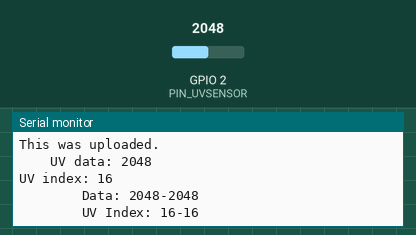
The sketch below on a simulated ESP32. Parts: the last lines printed to the serial monitor. The test bench sets the inputs (shaded band); at power-on: GPIO 2 (PIN_UVSENSOR) = 2048.

Above: at 1.4 s.
1.5 s: GPIO 2 (PIN_UVSENSOR) set to 2866
At 1.77 s:
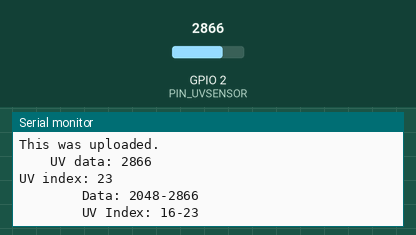
3.0 s: GPIO 2 (PIN_UVSENSOR) set to 3603
At 3.19 s:
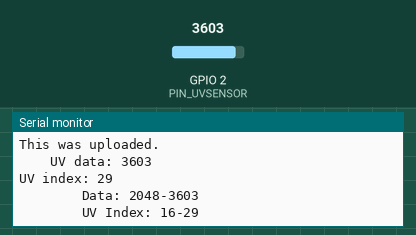
Timing chart, 0 to 6.0 s (numbered marks = the images above; inputs shaded):
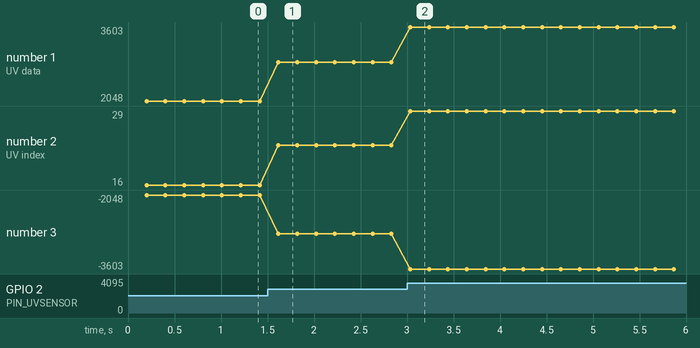

Measured:
- after the input at 1.5 s, the serial monitor: prints a new line after 0.12 s (image 1)
- after the input at 3.0 s, the serial monitor: prints a new line at once (image 2)
- plotted number 1: 2048 → 2866 after the input at 1.5 s, 2866 → 3603 after the input at 3.0 s
- plotted number 2: 16 → 23 after the input at 1.5 s, 23 → 29 after the input at 3.0 s
- plotted number 3: -2048 → -2866 after the input at 1.5 s, -2866 → -3603 after the input at 3.0 s

The sketch:

TestUVSensor.ino
```cpp
// Test the UV sensor

/*
Cables:
  - -> GND
  OUT -> PIN_UVSENSOR
  + -> 3.3V
*/


// Define pin of the uv sensor
#define PIN_UVSENSOR 2

int uvValue = 0;

int minData = -1;
int maxData = 0;

int minUVIndex = -1;
int maxUVIndex = 0;

void setup() {
  // Setup compass connection
  Serial.begin(115200);
  delay(200);
  Serial.println("Starting...");

  // Configure pin modes
  pinMode(PIN_UVSENSOR, INPUT);
}

// the loop function runs over and over again forever
void loop() {
  uvValue = getUVdata();
  delay(200);
  Serial.println("This was uploaded.");
}

int getUVdata() {
  int data = analogRead(PIN_UVSENSOR);
  Serial.print("\t\tUV data: ");
  Serial.println(data);

  // 3.3V voltage, ADC from 0 to 4095
  float voltage = data * 3.3 / 4095.0;
  int uvIndex = (int)(voltage * 10);

  Serial.print("UV index: ");
  Serial.println(uvIndex);

  printMinMax(data, uvIndex);

  return data;
}

void printMinMax(int data, int uvIndex) {
  if (minData == -1) {
    minData = data;
  }

  if (minData > data) {
    minData = data;
  }

  if (maxData < data) {
    maxData = data;
  }

  if (minUVIndex == -1) {
    minUVIndex = uvIndex;
  }

  if (minUVIndex > uvIndex) {
    minUVIndex = uvIndex;
  }

  if (maxUVIndex < uvIndex) {
    maxUVIndex = uvIndex;
  }

  Serial.print("\t\t\t\tData: ");
  Serial.print(minData);
  Serial.print("-");
  Serial.print(maxData);
  Serial.println();

  Serial.print("\t\t\t\tUV Index: ");
  Serial.print(minUVIndex);
  Serial.print("-");
  Serial.print(maxUVIndex);
  Serial.println();
}
```
